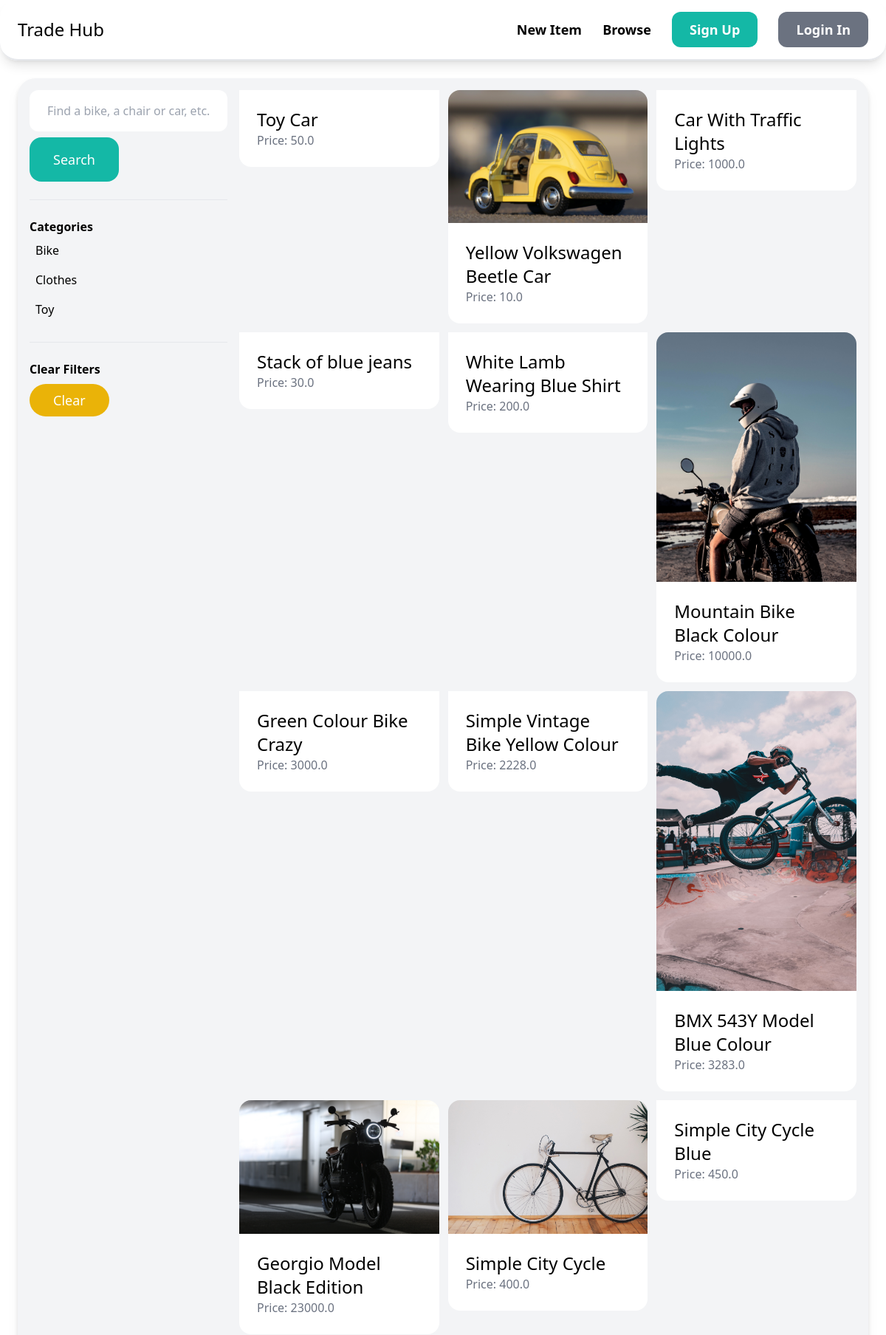
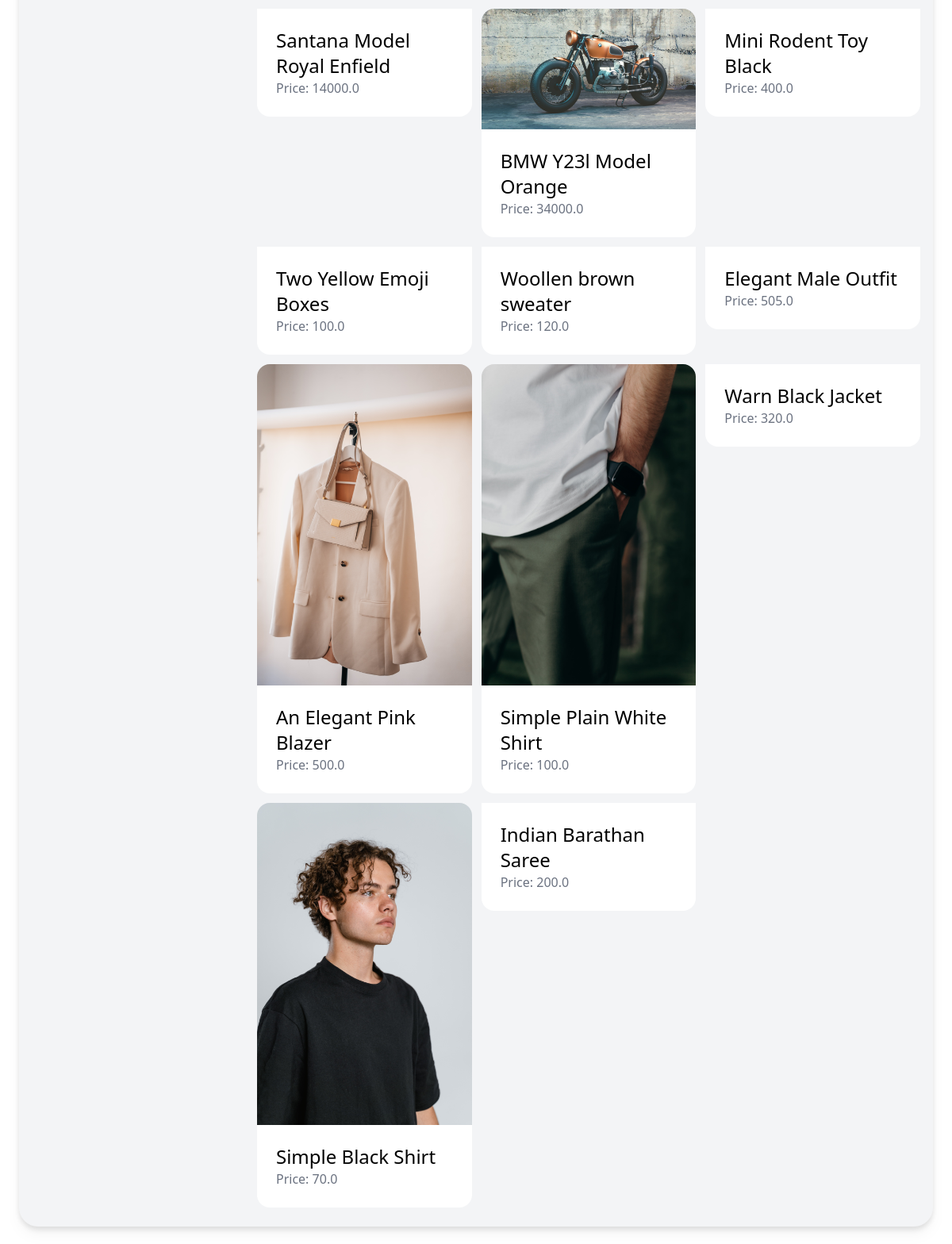
The app's page /items/ (upper part) with its own data (2 pictures, top to bottom).
### item/models.py (models this page shows, shortened)
class Category(models.Model):
    name = models.CharField(max_length=255)
    class Meta:
        verbose_name_plural = 'Categories'
        ordering = ('name',)

class Item(models.Model):
    category = models.ForeignKey(Category, related_name='items', on_delete=models.CASCADE)
    name = models.CharField(max_length=255)
    description = models.TextField(blank=True, null=True)
    price=models.FloatField()
    image = models.ImageField(upload_to='item_images')
    is_sold = models.BooleanField(default=False)
    created_at = models.DateTimeField(auto_now_add=True)
    created_by = models.ForeignKey(User, related_name='items', on_delete=models.CASCADE)

### item/views.py (the view)
# urls.py: path('', views.items, name='items'),
def items(request):
    query = request.GET.get('query', '')
    category_id = request.GET.get('category', 0)
    categories = Category.objects.all()
    items = Item.objects.filter(is_sold = False)
    if category_id:
        items = items.filter(category_id=category_id)
    if query:
        items = items.filter(Q(name__icontains=query) | Q(description__icontains=query))
    return render(request, 'item/items.html', {
        'items': items,
        'query': query,
        'categories':categories,
        'category_id':int(category_id)
    })

### item/templates/item/items.html (shortened to what this page needs)
{%extends 'core/base.html'%}
{%block content%}
<div class="pb-6 grid grid-cols-4 gap-4 bg-gray-100 p-4 rounded-3xl drop-shadow-lg">
    <div class="col-span-1">
        <form method="get" action="{% url 'item:items' %}">
            <input name="query" class="w-full py-4 px-6 rounded-xl" type="text" value="{{query}}" placeholder="Find a bike, a chair or car, etc...">
            <button class="mt-2 py-4 px-8 text-lg bg-teal-500 text-white rounded-2xl hover:bg-teal-700 transition duration-1000">
                Search
            </button>
        </form>
        <hr class="my-6">
        <p class="font-semibold">Categories</p>
        <ul>
            {%for category in categories%}
            <li class="py-2 px-2 rounded-xl {%if category.id == category_id %} bg-gray-200 {%endif%}">
                <a href="{%url 'item:items'%}?query={{query}}&category={{category.id}}">
                    {{category.name}}
                </a>
            </li>
            {%endfor%}
        </ul>
        <hr class="my-6">
        <p class="font-semibold">Clear Filters</p>
        <ul>
            <li>
                <a href="{%url 'item:items'%}" class="mt-2 py-2 px-8 inline-block bg-yellow-500 text-lg rounded-3xl text-white hover:bg-yellow-700 transition duration-1000">Clear</a>
            </li>
        </ul>
    </div>
    <div class="col-span-3">
        <div class="grid grid-cols-3 gap-3">
            {% for item in items%}
                <div>
                    <a href="{% url 'item:detail' item.id %}">
                        <div>
                            <img src="{{ item.image.url }}" alt="" class="rounded-t-2xl hover:rounded-2xl hover:scale-125 transition duration-1000 ease-in-out">
                        </div>
                        <div class="p-6 bg-white rounded-b-2xl">
                            <h2 class="text-2xl">
                                {{ item.name }}
                            </h2>
                            <p class="text-gray-500">
                                Price: {{ item.price }}
                            </p>
                        </div>
                    </a>
                </div>
            {% endfor%}
        </div>
    </div>
</div>
{%endblock%}

### records on screen
Category: name "Bike"
Category: name "Clothes"
Category: name "Toy"
Item: name "Toy Car", price "50.0"
Item: image (picture), name "Yellow Volkswagen Beetle Car", price "10.0"
Item: name "Car With Traffic Lights", price "1000.0"
Item: name "Stack of blue jeans", price "30.0"
Item: name "White Lamb Wearing Blue Shirt", price "200.0"
Item: image (picture), name "Mountain Bike Black Colour", price "10000.0"
Item: name "Green Colour Bike Crazy", price "3000.0"
Item: name "Simple Vintage Bike Yellow Colour", price "2228.0"
Item: image (picture), name "BMX 543Y Model Blue Colour", price "3283.0"
Item: image (picture), name "Georgio Model Black Edition", price "23000.0"
Item: image (picture), name "Simple City Cycle", price "400.0"
Item: name "Simple City Cycle Blue", price "450.0"
Item: name "Santana Model Royal Enfield", price "14000.0"
Item: image (picture), name "BMW Y23l Model Orange", price "34000.0"
Item: name "Mini Rodent Toy Black", price "400.0"
Item: name "Two Yellow Emoji Boxes", price "100.0"
Item: name "Woollen brown sweater", price "120.0"
Item: name "Elegant Male Outfit", price "505.0"
Item: image (picture), name "An Elegant Pink Blazer", price "500.0"
Item: image (picture), name "Simple Plain White Shirt", price "100.0"
Item: name "Warn Black Jacket", price "320.0"
Item: image (picture), name "Simple Black Shirt", price "70.0"
Item: name "Indian Barathan Saree", price "200.0"
